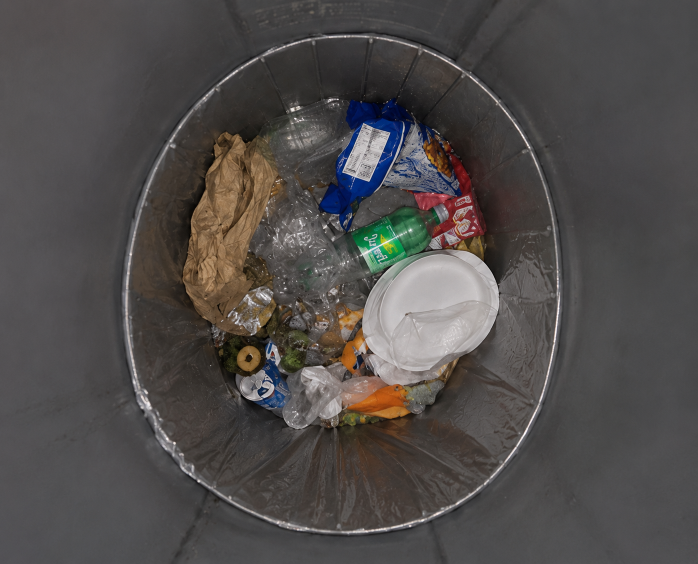
#> input picture CV/test1.png, 1395 x 1127 px (shown at 1/2 size)
$ python depth_sender.py
#> lines starting #> are read from the running program, lines starting #| are printed output that depends on the picture; after the words box and inside, x2 and y2 are one past the last pixel; in counts of white or black regions, pixels touching at a corner belong together
import cv2
import numpy as np
import requests
import time

API_URL = "http://localhost:3001/api/bins/1/mesh"
IMAGE_PATH = "test1.png"

def main():
    print("Camera-based Depth Sender started (minimal).")

    while True:
        # Load grayscale depth map
        depth_image = cv2.imread(IMAGE_PATH, cv2.IMREAD_GRAYSCALE)
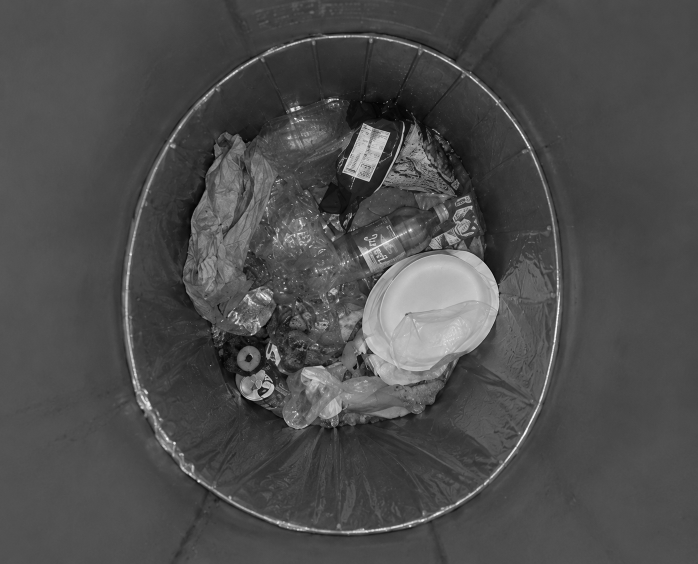
#> depth_image: shape (1127, 1395) (shown at 1/2 size); min 0, max 255, mean 76.8
        if depth_image is None:
            print(f"Error: Could not load '{IMAGE_PATH}'")
            time.sleep(2.0)
            continue

        h, w = depth_image.shape
#> h = 1127; w = 1395

        # for the normalization
        depth_float = 1.0 - (depth_image.astype(np.float32) / 255.0)
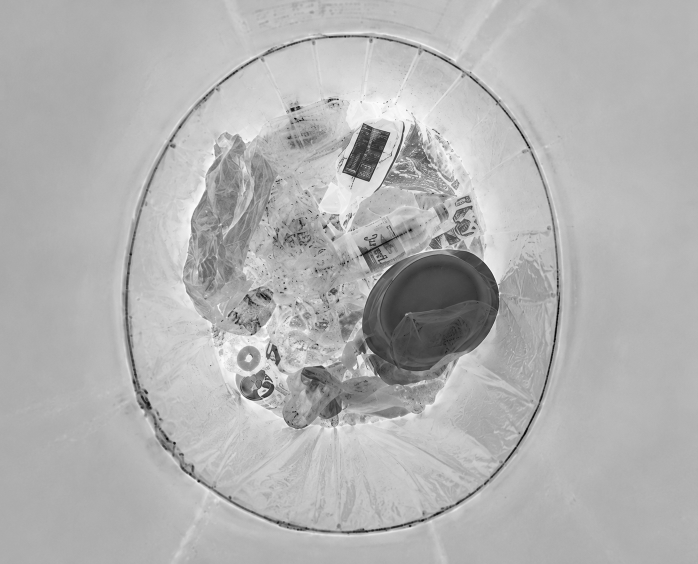
#> depth_float: shape (1127, 1395) float32 (shown at 1/2 size); min 0, max 1, mean 0.699


        crop = 20
        depth_cropped = depth_float[crop:h-crop, crop:w-crop]
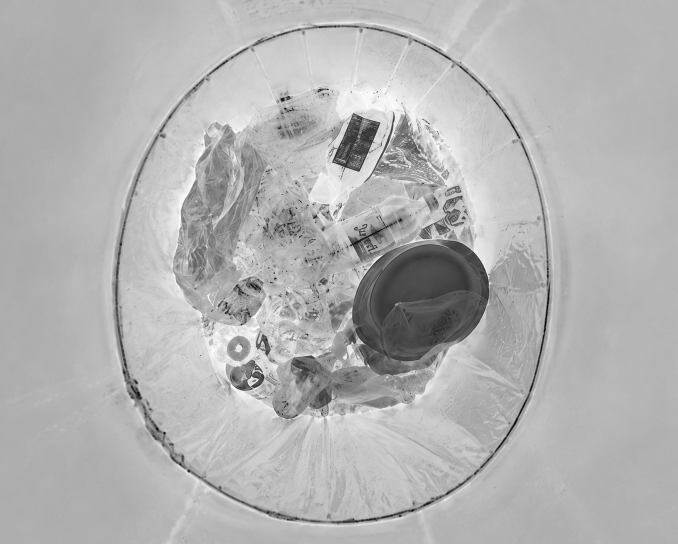
#> depth_cropped: shape (1087, 1355) float32 (shown at 1/2 size); min 0, max 1, mean 0.698
        h_c, w_c = depth_cropped.shape
#> h_c = 1087; w_c = 1355

        mask = np.zeros_like(depth_cropped, dtype=np.uint8)
        center = (w_c // 2, h_c // 2)
#> center = (677, 543)
        radius = int(min(h_c, w_c) * 0.45)
#> radius = 489
        cv2.circle(mask, center, radius, 255, -1)
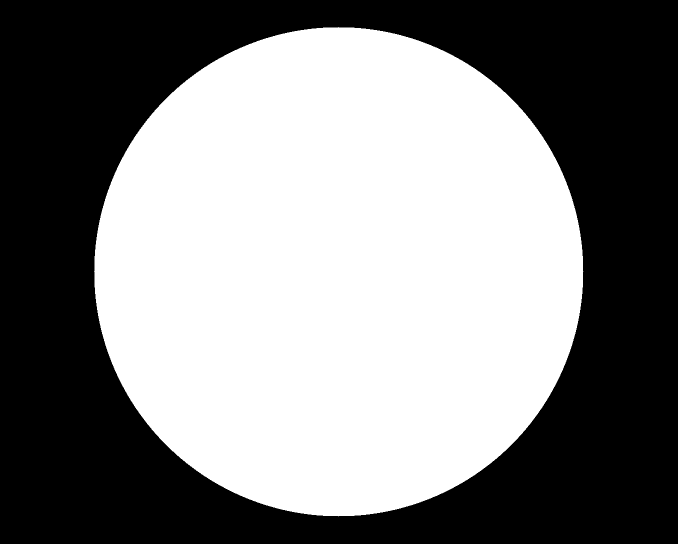
#> mask: shape (1087, 1355) (shown at 1/2 size); 51% white; 1 black region, box (x1, y1, x2, y2) and area: (0, 0, 1355, 1087) 721660
        depth_cropped[mask == 0] = 0.0
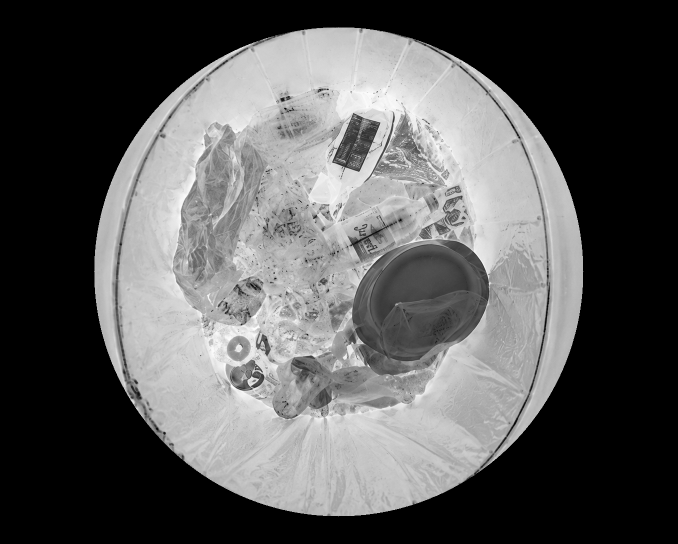
#> depth_cropped: shape (1087, 1355) float32 (shown at 1/2 size); min 0, max 1, mean 0.351


        depth_smooth = cv2.GaussianBlur(depth_cropped, (9, 9), 0)


        max_height = 0.9  # 1.0m total bin depth - 0.1m limit headroom
        h_filled = depth_smooth * max_height
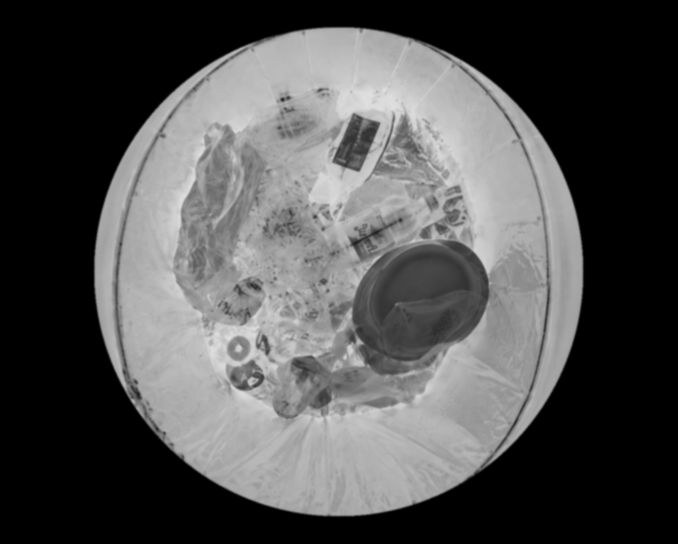
#> h_filled: shape (1087, 1355) float32 (shown at 1/2 size); min 0, max 0.881, mean 0.316
        avg_filled_h = float(np.mean(h_filled[mask == 255]))
#> avg_filled_h = 0.618
        max_filled_h = float(np.max(h_filled))
#> max_filled_h = 0.881
        fill_percentage = (avg_filled_h / max_height) * 100
#> fill_percentage = 68.63

        step = max(1, max(h_c, w_c) // 18)
#> step = 75
        X, Y = np.meshgrid(np.arange(w_c), np.arange(h_c))
        X_sub = X[::step, ::step]
        Y_sub = Y[::step, ::step]
        Z_sub = depth_smooth[::step, ::step]
        Z_scaled = Z_sub * (max(h_c, w_c) * 0.4)

        # Colorize and generate HUD overlay image
        preview_color = cv2.applyColorMap((depth_smooth * 255).astype(np.uint8), cv2.COLORMAP_VIRIDIS)
        cv2.circle(preview_color, center, radius, (255, 255, 255), 2)
        cv2.putText(preview_color, "LID CAMERA NODE 1", (15, 30), cv2.FONT_HERSHEY_SIMPLEX, 0.5, (255, 255, 255), 2)
        cv2.putText(preview_color, f"Total Depth: 1.00m", (15, h_c - 75), cv2.FONT_HERSHEY_SIMPLEX, 0.45, (220, 220, 220), 1)
#> preview_color: shape (1087, 1355, 3); mean B, G, R 95.6, 96, 78.3
        cv2.putText(preview_color, f"Avg Filled H: {avg_filled_h:.2f}m", (15, h_c - 55), cv2.FONT_HERSHEY_SIMPLEX, 0.45, (52, 211, 153), 1)
#> preview_color: shape (1087, 1355, 3); mean B, G, R 95.6, 96, 78.3
        cv2.putText(preview_color, f"Max Peak H: {max_filled_h:.2f}m", (15, h_c - 35), cv2.FONT_HERSHEY_SIMPLEX, 0.45, (239, 68, 68), 1)
#> preview_color: shape (1087, 1355, 3); mean B, G, R 95.6, 96, 78.3
        cv2.putText(preview_color, f"Fill Level: {fill_percentage:.1f}%", (15, h_c - 15), cv2.FONT_HERSHEY_SIMPLEX, 0.45, (253, 224, 71), 1)
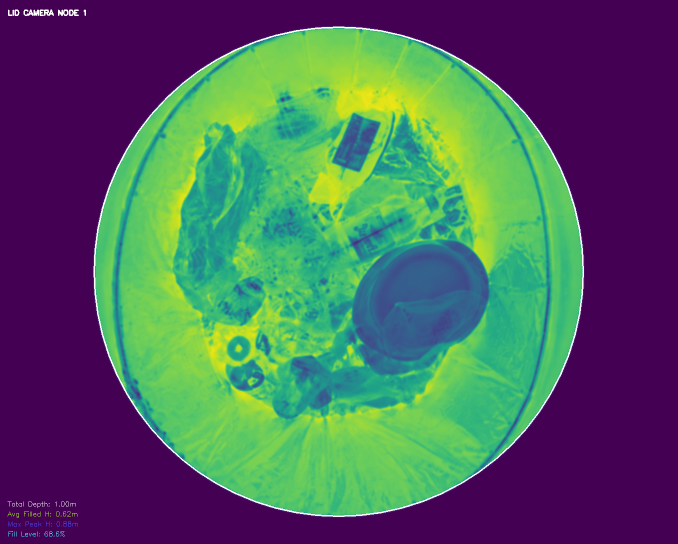
#> preview_color: shape (1087, 1355, 3) (shown at 1/2 size); mean B, G, R 95.6, 96.1, 78.3

        # Save image directly to client public folder
        cv2.imwrite('../client/public/depth_live_1.png', preview_color)

        # Post metrics payload to Node.js server
        payload = {
            "x": X_sub.tolist(),
            "y": Y_sub.tolist(),
            "z": Z_scaled.tolist(),
            "fillPercentage": float(fill_percentage),
            "averageHeight": avg_filled_h,
            "maxHeight": max_filled_h
        }

        try:
            res = requests.post(API_URL, json=payload, timeout=2.0)
            if res.status_code == 200:
                print(f"Sent: Fill {fill_percentage:.1f}% | Avg H: {avg_filled_h:.2f}m | Max H: {max_filled_h:.2f}m")
        except requests.exceptions.RequestException:
            print("Server offline. Retrying...")

        time.sleep(1.5)

if __name__ == "__main__":
    main()
#> (the call stopped at in main, `res = requests.post(API_URL, json=payload, timeout=2.0)`: requests is not available in this run)
